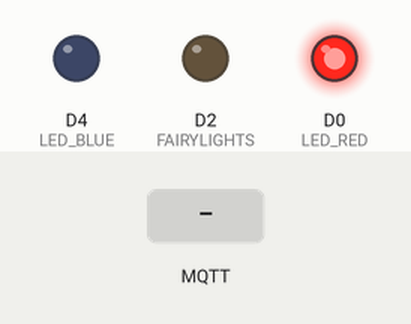
Recording of a sketch running on a simulated ESP8266 (NodeMCU). Parts: output pins drawn as LEDs (lit = HIGH). Dashed ring = blinking. The inputs (shaded band) are chosen by the test bench. WiFi joins after 1.5 s; servers stay silent unless stated; no MQTT or app messages arrive unless stated; what the sketch prints to the serial monitor is not drawn.

Above: at 2.7 s.
2.8 s: MQTT message "100" arrives on the first subscribed topic
At 4.4 s:
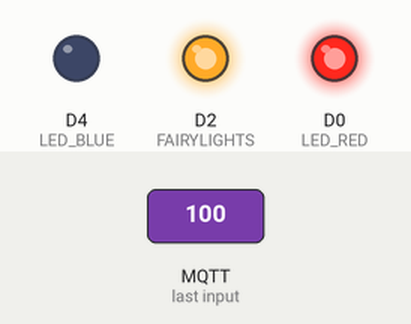
4.7 s: MQTT message "85" arrives on the first subscribed topic
At 4.85 s:
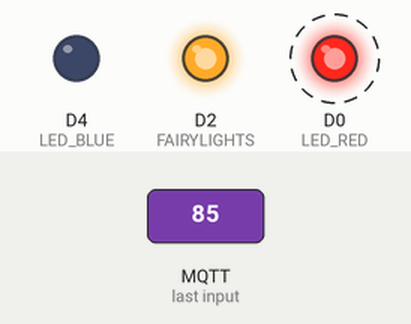
6.6 s: MQTT message "5" arrives on the first subscribed topic
At 7.5 s:
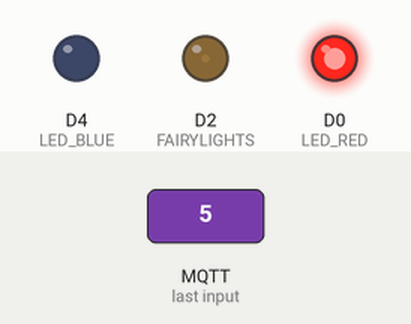
Timing chart, 0 to 9.6 s (numbered marks = the images above; inputs shaded):
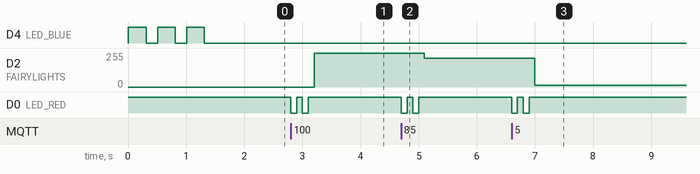

The sketch:

main.ino
```cpp
/*******************************************************************************
* ESP8266 MQTT implementation for Fairy lights and Room Control
* Author: mfaraco@gmail.com
*
*******************************************************************************/

#include <ESP8266WiFi.h>
#include <PubSubClient.h>
#include <OneWire.h>
#include <DallasTemperature.h>
#include <Streaming.h>
#include <ArduinoOTA.h>
#include "config.h"

// Software version
#define VERSION "0.1"

// Wifi
const char* ssid = WIFI_SSID;
const char* password = WIFI_PASSWORD;

// MQTT
const char* mqtt_server = MQTT_SERVER;
const int   mqtt_port = MQTT_PORT;
const char* mqtt_username = MQTT_USER;
const char* mqtt_password = MQTT_PASSWORD;

// Channels
const char* mqtt_topic_agus_light = "lights/agus/light";
const char* mqtt_topic_agus_temperature = "sensors/agus/temperature";
const char* mqtt_topic_infra_agus_status = "infrastructure/agus/status";
const char* mqtt_topic_infra_agus_ip = "infrastructure/agus/ip";
const char* mqtt_topic_infra_agus_version = "infrastructure/agus/version";
const char* mqtt_topic_infra_agus_chipid = "infrastructure/agus/chipid";

// Global Variables
WiFiClient espClient;
PubSubClient client(espClient);
long lastMsg = 0;
char msg[50];
int value = 0;

// Thermometer
OneWire oneWire(ONE_WIRE_BUS);
DallasTemperature sensors(&oneWire);

char temperatureString[6];

// Timmers
unsigned long previousMillis = 0; // Timmer flag, when was the last update sent?
const long send_interval = 60000; // Interval between sending

/*******************************************************************************
 *  Setup
*******************************************************************************/
void setup() {
  // Initialize Outputs
  pinMode(LED_RED, OUTPUT);
  pinMode(LED_BLUE, OUTPUT);
  pinMode(FAIRYLIGHTS, OUTPUT);

  Serial.begin(115200);

  // Turn both leds off
  digitalWrite(LED_RED, HIGH);
  digitalWrite(LED_BLUE, HIGH);
  analogWrite(FAIRYLIGHTS, LOW);
  //Set PWM frequency 500, default is 1000
  //Set range 0~100, default is 0~1023
  analogWriteFreq(500);
  analogWriteRange(100);

  // Setup Comms
  setup_wifi();
  client.setServer(mqtt_server, 1883);
  client.setCallback(callback);

  // setup OneWire bus
  sensors.begin();

  // Setup OTA Client
  ArduinoOTA.setPassword((const char *)OTA_PASSWORD);

  ArduinoOTA.onStart([]() {
    Serial.println("Start updating ");
    blink_data();
  });
  ArduinoOTA.onEnd([]() {
    Serial.println("\nEnd");
    blink_data();
  });
  ArduinoOTA.onProgress([](unsigned int progress, unsigned int total) {
    Serial.printf("Progress: %u%%\r", (progress / (total / 100)));
  });
  ArduinoOTA.onError([](ota_error_t error) {
    Serial.printf("Error[%u]: ", error);
    if (error == OTA_AUTH_ERROR) Serial.println("Auth Failed");
    else if (error == OTA_BEGIN_ERROR) Serial.println("Begin Failed");
    else if (error == OTA_CONNECT_ERROR) Serial.println("Connect Failed");
    else if (error == OTA_RECEIVE_ERROR) Serial.println("Receive Failed");
    else if (error == OTA_END_ERROR) Serial.println("End Failed");
    blink_data();
    blink_data();
  });
  ArduinoOTA.begin();

}

/*******************************************************************************
 *  Setup Wifi connection
 *  Blue led blinking = Setup in progress
 *  Blue led ON = Setup complete
*******************************************************************************/
void setup_wifi() {

  delay(10);
  // We start by connecting to a WiFi network
  Serial.println();
  Serial.print("Connecting to ");
  Serial.println(ssid);

  // Set Wifi mode to only connect and not advertiser as AP
  WiFi.mode(WIFI_STA);
  WiFi.begin(ssid, password);
  digitalWrite(LED_BLUE, HIGH); //Blue led 0FF Connecting

  while (WiFi.status() != WL_CONNECTED) {
    digitalWrite(LED_BLUE, HIGH);
    delay(300);
    Serial.print(".");
    digitalWrite(LED_BLUE, LOW);
    delay(200);

  }

  Serial.println("");
  Serial.println("WiFi connected");

  // Echo local IP on the console for Debugging
  Serial.print("IP address: ");
  Serial.println(WiFi.localIP());
  digitalWrite(LED_BLUE, LOW); //Blue led 0N = Connected
}

/*******************************************************************************
 *  Blink Red led when data is received over MQTT
*******************************************************************************/
void blink_data() {
  digitalWrite(LED_RED, LOW);   // Turn the LED on (Note that LOW is the voltage level)
  delay(100);                   // Wait for a second
  digitalWrite(LED_RED, HIGH);  // Turn the LED off by making the voltage HIGH
  delay(100);                   // Wait for two seconds (to demonstrate the active low LED)
  digitalWrite(LED_RED, LOW);   // Turn the LED on (Note that LOW is the voltage level
  delay(100);                   // Wait for a second
  digitalWrite(LED_RED, HIGH);  // Turn the LED off by making the voltage HIGH
  delay(100);                   // Wait for two seconds (to demonstrate the active low LED)
}

/*******************************************************************************
 *  Read OneWire Temperature Sensor
 *  Returns Temperature in Celsius OR -127 as Error
*******************************************************************************/
float getTemperature(int index) {
  Serial << "Requesting DS18B20 temperature for sensor " << index+1 << " ..." << endl;
  float temp;
  int count; // count to 10 read errors and send -127.0
  count = 0;
  do {
    sensors.requestTemperatures();
    temp = sensors.getTempCByIndex(index);
    Serial << "Read Temperature for sensor " << index + 1 <<": " << temp << endl;
    delay(100);
    if (count == 100){
      temp = -127.0;
      break;
    }
    count++;
  } while (temp == 85.0 || temp == (-127.0));
  return temp;
}

/*******************************************************************************
 * Process MQTT Channel payload + pin number and changes Relay Status
 * 1 = ON, 0 = OFF
*******************************************************************************/
void process_payload(byte* payload, int pin, unsigned int length){
    // Switch on the Relay if an 1 was received as first character
    char buffer[128];
    // Make sure here that `length` is smaller than the above buffer size.
    // Otherwise, you'd need a bigger buffer

    // Form a C-string from the payload
    memcpy(buffer, payload, length);
    buffer[length] = '\0';

    // Convert it to integer
    char *end = nullptr;
    long value = strtol(buffer, &end, 10);

    analogWrite(pin, value);   // Set PWM Brightness
    Serial.println(value);
  }

/*******************************************************************************
 *  Callback listening to MQTT Messages for subscribed channels
*******************************************************************************/
void callback(char* topic, byte* payload, unsigned int length) {
  Serial  << "Message arrived ["  << topic << "] "  << endl;
  for (int i = 0; i < length; i++) {
    Serial.print((char)payload[i]);
  }
  Serial.println();
  String strTopic = String((char*)topic);
  blink_data();

  // Depending on the topic that received the message activate relays
  if (strTopic == mqtt_topic_agus_light) {
      Serial.print("Fairy Lights ");
      process_payload(payload, FAIRYLIGHTS,length);
  }
  else {
      Serial.println("No match");
    }
  delay(1);        // delay in between reads for stability
}

/*******************************************************************************
 * Reconnects to wifi
*******************************************************************************/
void reconnect() {
  // Loop until we're reconnected
  while (!client.connected()) {
    Serial.print("Attempting MQTT connection...");
    // Attempt to connect
    if (client.connect("lightsClient", mqtt_username, mqtt_password)) {
      Serial.println("connected");

      // Send Device Information to Openhab
      char ip[15];
      WiFi.localIP().toString().toCharArray(ip,15);
      client.publish(mqtt_topic_infra_agus_ip, ip);
      client.publish(mqtt_topic_infra_agus_version, VERSION);
      client.publish(mqtt_topic_infra_agus_status, "ON");
      client.publish(mqtt_topic_infra_agus_chipid, String(ESP.getChipId(), DEC).c_str());

      // Send Unknown as Temp until next read
      client.publish(mqtt_topic_agus_temperature, "unknown");

      // Resubscribe
      client.subscribe(mqtt_topic_agus_light);

    } else {
      Serial.print("failed, rc=");
      Serial.print(client.state());
      Serial.println(" try again in 5 seconds");
      // Wait 5 seconds before retrying
      delay(5000);
    }
  }
}
void loop() {

  if (!client.connected()) {
    reconnect();
  }
  client.loop();

  unsigned long currentMillis = millis();

  if (currentMillis - previousMillis >= send_interval) {
    // save the last time you blinked the LED
    previousMillis = currentMillis;

    blink_data();
    float temperature = 0;

    temperature = getTemperature(0);
    // convert temperature to a string with two digits before the comma and 2 digits for precision
    dtostrf(temperature, 2, 2, temperatureString);
    // send temperature to the serial console
    Serial << "Sending temperature: " << temperatureString << endl;
    // send temperature to the MQTT topic
    client.publish(mqtt_topic_agus_temperature, temperatureString);
  }
  ArduinoOTA.handle();
}
```

config.h
```cpp
// Wifi
#define WIFI_SSID "ssid"
#define WIFI_PASSWORD "password"

// MQTT
#define MQTT_SERVER "home.lan"
#define MQTT_PORT 1883
#define MQTT_USER "openhab"
#define MQTT_PASSWORD "password"

// OTA
#define OTA_PASSWORD "password"

// Setup constants

#define ONE_WIRE_BUS            D1      // DS18B20 pin
#define LED_BLUE                D4      // ESP Led
#define LED_RED                 D0      // NodeMCU Led
#define FAIRYLIGHTS             D2      // Fairylights pin
```

Measured:
- after the input at 2.8 s, D2 (FAIRYLIGHTS): 0/255 → 255/255 after 0.40 s; D0 (LED_RED): alternates HIGH for 0.10 s and LOW for 0.10 s, 4 changes in all, then stays HIGH, starting at once
- after the input at 4.7 s, D2 (FAIRYLIGHTS): 255/255 → 216/255 after 0.40 s; D0 (LED_RED): alternates HIGH for 0.10 s and LOW for 0.10 s, 4 changes in all, then stays HIGH, starting at once
- after the input at 6.6 s, D2 (FAIRYLIGHTS): 216/255 → 12/255 after 0.40 s; D0 (LED_RED): alternates HIGH for 0.10 s and LOW for 0.10 s, 4 changes in all, then stays HIGH, starting at once
